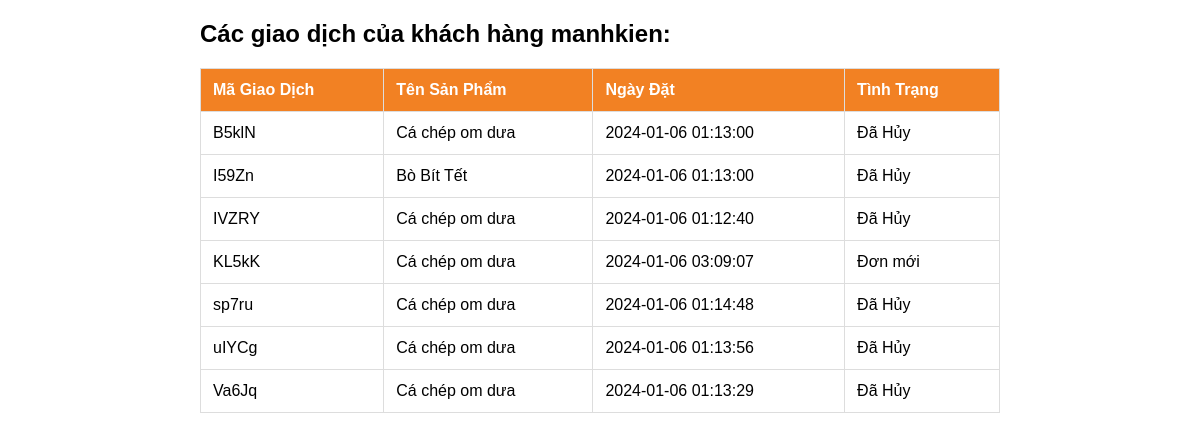
Page /admin/view_transactions.php?username=manhkien (signed in) on the committed database.
### tables this page shows
CREATE TABLE `orders` (
  `order_id` varchar(11) NOT NULL,
  `oder_username` varchar(100) NOT NULL,
  `oder_prd` varchar(150) NOT NULL,
  `oder_quantity` int(11) NOT NULL,
  `type_pay` varchar(150) NOT NULL,
  `order_date` timestamp NOT NULL DEFAULT current_timestamp(),
  `order_status` varchar(150) NOT NULL,
  `order_total` varchar(15) DEFAULT NULL,
  `order_address` varchar(250) DEFAULT NULL,
  `Image_bank` varchar(200) NOT NULL,
  `ghi_chu` varchar(150) NOT NULL,
  `trang_thai` varchar(150) NOT NULL DEFAULT 'Đơn mới'
);

### admin/view_transactions.php (the view, shortened to what this page needs)
<!DOCTYPE html>
<html lang="en">
<head>
</head>
<body>
        <?php
        require('../config/connect.php');
        mysqli_set_charset($conn, 'utf8');
        if (isset($_GET['username'])) {
            $selectedUsername = $_GET['username'];
echo'<div class="khachhang">';
            $sql = "SELECT * FROM orders WHERE oder_username = '$selectedUsername'";
            $result = mysqli_query($conn, $sql);
            if ($result->num_rows > 0) {
                echo "<h2>Các giao dịch của khách hàng $selectedUsername:</h2>";
                echo "<table class='table-header'>
                        <tr>
                            <th>Mã Giao Dịch</th>
                            <th>Tên Sản Phẩm</th>
                            <th>Ngày Đặt</th>
                            <th>Tình Trạng</th>
                        </tr>";
                while ($row = mysqli_fetch_assoc($result)) {
                    echo "<tr>
                            <td class='text-center'>" . $row['order_id'] . "</td>
                            <td class='text-center'>" . $row['oder_prd'] . "</td>
                            <td class='text-center'>" . $row['order_date'] . "</td>";
                    if (!empty($row['status'])) {
                        echo "<td class='text-center'>" . $row['status'] . "</td>";
                    } else {
                        echo "<td class='text-center'>" . $row['trang_thai'] . "</td>";
                    }
                    echo "</tr>";
                }
                echo "</table>";
            } else {
                echo "Không có giao dịch nào của khách hàng $selectedUsername.";
                echo'<div class="table-content">
                <a href="javascript:history.go(-1)" style=" text-decoration:none">Quay lại</a>
            </div>
        </div>';
            }
        }
        ?>
</body>
</html>

### admin/view_transactions.php (style rules this page uses)
body { font-family: Arial, sans-serif; }
.khachhang { max-width: 800px; margin: 0 auto; }
.table-header { width: 100%; border-collapse: collapse; margin-top: 20px; }
.table-header th, .table-header td { border: 1px solid #ddd; padding: 12px; text-align: left; }
.table-header th { background-color: #F28123; color: white; }

### rows in the picture
orders: order_id "B5klN", oder_prd "Cá chép om dưa", order_date "2024-01-06 01:13:00", trang_thai "Đã Hủy"
orders: order_id "I59Zn", oder_prd "Bò Bít Tết", order_date "2024-01-06 01:13:00", trang_thai "Đã Hủy"
orders: order_id "IVZRY", oder_prd "Cá chép om dưa", order_date "2024-01-06 01:12:40", trang_thai "Đã Hủy"
orders: order_id "KL5kK", oder_prd "Cá chép om dưa", order_date "2024-01-06 03:09:07", trang_thai "Đơn mới"
orders: order_id "sp7ru", oder_prd "Cá chép om dưa", order_date "2024-01-06 01:14:48", trang_thai "Đã Hủy"
orders: order_id "uIYCg", oder_prd "Cá chép om dưa", order_date "2024-01-06 01:13:56", trang_thai "Đã Hủy"
orders: order_id "Va6Jq", oder_prd "Cá chép om dưa", order_date "2024-01-06 01:13:29", trang_thai "Đã Hủy"

### other values in the picture
$selectedUsername "manhkien"
